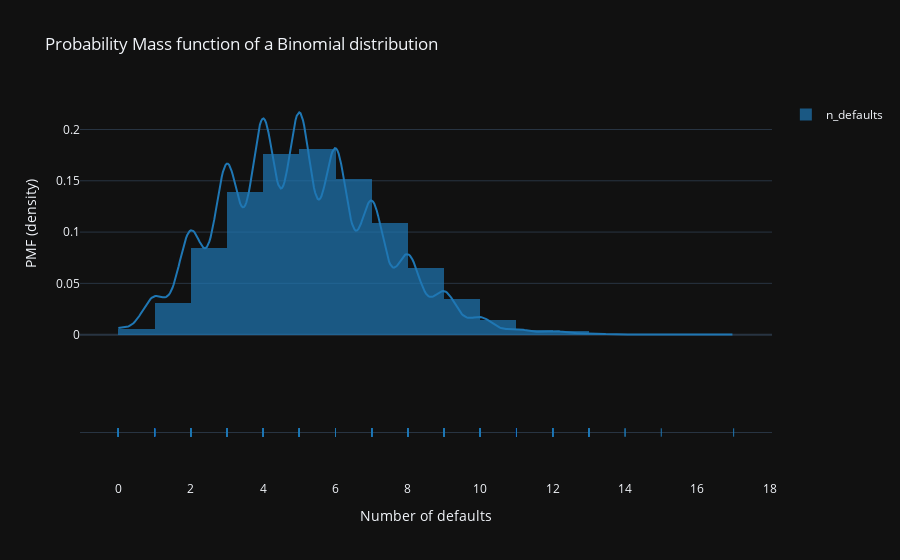

The notebook cell this image was saved under:
### Markdown cell above
PMF

### Code cell
#1 Using Graph objects 
# fig = go.Figure(
#     data =go.Histogram(x = n_defaults),
#     layout_title_text= "PMF of n_defaults"
# )
# fig.show()

#2 Using Figure factory
fig = ff.create_distplot(
    [n_defaults],
    ["n_defaults"],
    bin_size = 1,
)
fig.update_layout(
    title_text = "Probability Mass function of a Binomial distribution",
    xaxis_title_text = "Number of defaults",
    yaxis_title_text = "PMF (density)"
)
fig.show()

### Figure 1 — Plotly figure (JSON) as saved in the notebook; plotly's stock layout.template omitted (floating-point values rounded to 4 significant figures; data arrays with more than 128 entries replaced by an {"elided": "..."} marker saying what was removed)
{"data": [{"histnorm": "probability density", "legendgroup": "n_defaults", "marker": {"color": "rgb(31, 119, 180)"}, "name": "n_defaults", "opacity": 0.7, "type": "histogram", "x": {"elided": "10000 int values"}, "xaxis": "x", "xbins": {"end": 17, "size": 1, "start": 0}, "yaxis": "y"}, {"legendgroup": "n_defaults", "marker": {"color": "rgb(31, 119, 180)"}, "mode": "lines", "name": "n_defaults", "showlegend": false, "type": "scatter", "x": {"elided": "500 float values"}, "xaxis": "x", "y": {"elided": "500 float values"}, "yaxis": "y"}, {"legendgroup": "n_defaults", "marker": {"color": "rgb(31, 119, 180)", "symbol": "line-ns-open"}, "mode": "markers", "name": "n_defaults", "showlegend": false, "type": "scatter", "x": {"elided": "10000 int values"}, "xaxis": "x", "y": {"elided": "10000 str values"}, "yaxis": "y2"}], "layout": {"autosize": true, "barmode": "overlay", "dragmode": "select", "hovermode": "closest", "legend": {"traceorder": "reversed"}, "title": {"text": "Probability Mass function of a Binomial distribution"}, "xaxis": {"anchor": "y2", "autorange": true, "domain": [0, 1], "range": [-1.049, 18.05], "title": {"text": "Number of defaults"}, "type": "linear", "zeroline": false}, "yaxis": {"anchor": "free", "autorange": true, "domain": [0.35, 1], "position": 0, "range": [-0.01204, 0.2288], "title": {"text": "PMF (density)"}, "type": "linear"}, "yaxis2": {"anchor": "x", "autorange": true, "domain": [0, 0.25], "dtick": 1, "range": [-1, 1], "showticklabels": false, "type": "category"}}}
